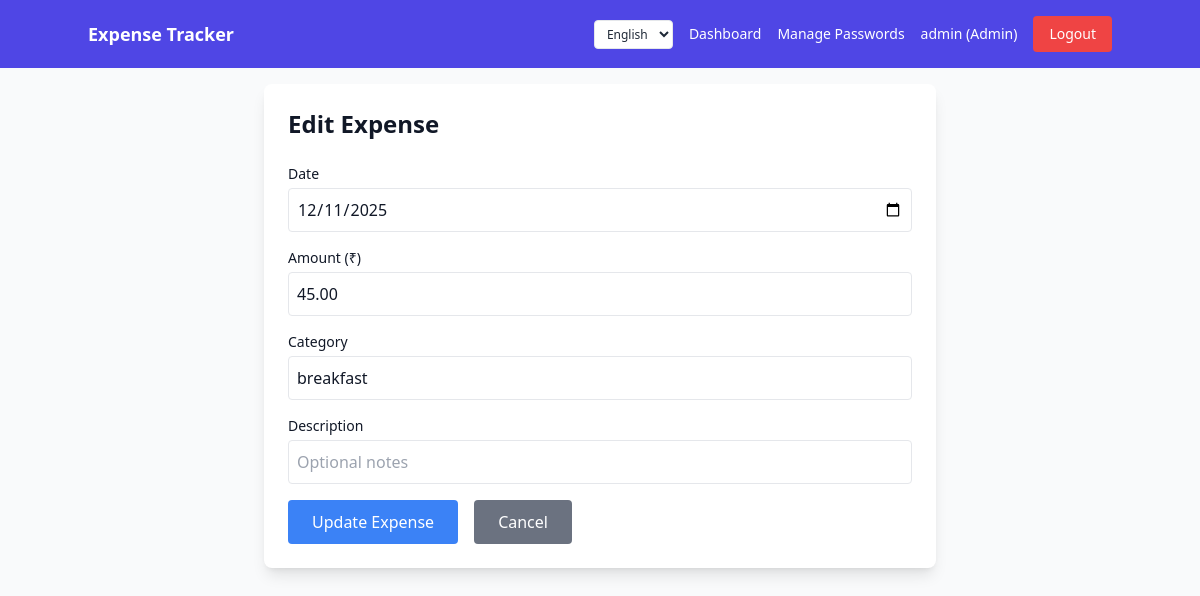
Page /expense/edit/7/ (signed in) on the committed database.
### expenses/models.py (models this page shows, shortened)
class Expense(models.Model):
    date = models.DateField()
    amount = models.DecimalField(max_digits=10, decimal_places=2)
    category = models.CharField(max_length=100)
    description = models.TextField(blank=True)

### expenses/views.py (the view)
# urls.py: path("expense/edit/<int:expense_id>/", views.edit_expense, name="edit_expense"),
def edit_expense(request, expense_id):
    if not request.user.is_staff:
        messages.error(request, "You don't have permission to edit expenses.")
        return redirect("dashboard")
    expense = get_object_or_404(Expense, id=expense_id)
    if request.method == "POST":
        form = ExpenseForm(request.POST, instance=expense)
        if form.is_valid():
            form.save()
            messages.success(request, "Expense updated successfully!")
            return redirect("dashboard")
    else:
        form = ExpenseForm(instance=expense)
    context = {
        "form": form,
        "expense": expense,
        "is_edit": True,
    }
    return render(request, "edit_expense.html", context)

### expenses/forms.py
class ExpenseForm(forms.ModelForm):
    class Meta:
        model = Expense
        fields = ["date", "amount", "category", "description"]
        widgets = {
            "date": forms.DateInput(attrs={
                "type": "date",
                "class": "border rounded p-2 w-full text-base",
                "style": "min-height: 44px;",
            }),
            "amount": forms.NumberInput(attrs={
                "class": "border rounded p-2 w-full text-base",
                "step": "0.01",
                "placeholder": "0.00",
                "style": "min-height: 44px;",
                "inputmode": "decimal",
            }),
            "category": forms.TextInput(attrs={
                "class": "border rounded p-2 w-full text-base",
                "placeholder": "e.g., Food, Transport",
                "style": "min-height: 44px;",
                "list": "category-suggestions",
            }),
            "description": forms.TextInput(attrs={
                "class": "border rounded p-2 w-full text-base",
                "placeholder": "Optional notes",
                "style": "min-height: 44px;",
            }),
        }

### expenses/templates/edit_expense.html (shortened to what this page needs)
{% extends "base.html" %}
{% block content %}
<div class="max-w-2xl mx-auto px-3 sm:px-0">
  <div class="bg-white p-4 sm:p-6 rounded-lg shadow-lg">
    <h1 class="text-xl sm:text-2xl font-bold mb-4 sm:mb-6">Edit Expense</h1>
    <form method="post" class="space-y-4">
      <div>
        <label for="id_date" class="block text-sm font-medium mb-1">Date</label>
        {{ form.date }}
      </div>
      <div>
        <label for="id_amount" class="block text-sm font-medium mb-1">Amount (₹)</label>
        {{ form.amount }}
      </div>
      <div>
        <label for="id_category" class="block text-sm font-medium mb-1">Category</label>
        {{ form.category }}
      </div>
      <div>
        <label for="id_description" class="block text-sm font-medium mb-1">Description</label>
        {{ form.description }}
      </div>
      <div class="flex flex-col sm:flex-row gap-2 sm:gap-4">
        <button type="submit" class="bg-blue-500 hover:bg-blue-600 text-white font-medium py-2.5 px-6 rounded w-full sm:w-auto">
          Update Expense
        </button>
        <a href="{% url 'dashboard' %}" class="bg-gray-500 hover:bg-gray-600 text-white font-medium py-2.5 px-6 rounded text-center w-full sm:w-auto">
          Cancel
        </a>
      </div>
    </form>
  </div>
</div>
{% endblock %}

### expenses/templates/base.html (shortened to what this page needs)
<!DOCTYPE html>
<html lang="en">
  <head>
    <script src="https://cdn.tailwindcss.com"></script>
  </head>
  <body class="bg-gray-50 text-gray-900">
    <header class="bg-indigo-600 text-white p-3 sm:p-4">
      <div class="container mx-auto flex flex-col sm:flex-row items-start sm:items-center justify-between gap-3">
        <a href="/" class="font-semibold text-lg" data-lang-en="Expense Tracker" data-lang-kn="ಖರ್ಚು ಟ್ರ್ಯಾಕರ್">Expense Tracker</a>
        <nav class="flex items-center gap-2 sm:gap-4 flex-wrap">
          <select id="language-selector" onchange="changeLanguage(this.value)" class="bg-white text-gray-800 text-xs px-2 py-1 rounded border">
            <option value="en">English</option>
          </select>
          <a class="hover:underline text-sm" href="/" data-lang-en="Dashboard" data-lang-kn="ಡ್ಯಾಶ್‌ಬೋರ್ಡ್">Dashboard</a>
          {% if user.is_authenticated %}
            {% if user.is_staff %}
              <a class="hover:underline text-xs sm:text-sm" href="{% url 'manage_passwords' %}" data-lang-en="Manage Passwords" data-lang-kn="ಪಾಸ್‌ವರ್ಡ್ ನಿರ್ವಹಣೆ">Manage Passwords</a>
            {% endif %}
            <span class="text-xs sm:text-sm">{{ user.username }}{% if user.is_staff %} (<span data-lang-en="Admin" data-lang-kn="ನಿರ್ವಾಹಕ">Admin</span>){% endif %}</span>
            <a href="{% url 'logout' %}" class="bg-red-500 hover:bg-red-600 px-3 sm:px-4 py-1.5 sm:py-2 rounded text-xs sm:text-sm" data-lang-en="Logout" data-lang-kn="ಲಾಗ್ಔಟ್">Logout</a>
          {% elif request.session.view_access %}
            <a href="{% url 'logout' %}" class="bg-red-500 hover:bg-red-600 px-3 sm:px-4 py-1.5 sm:py-2 rounded text-xs sm:text-sm" data-lang-en="Logout" data-lang-kn="ಲಾಗ್ಔಟ್">Logout</a>
          {% else %}
            <a href="{% url 'login' %}" class="bg-green-500 hover:bg-green-600 px-3 sm:px-4 py-1.5 sm:py-2 rounded text-xs sm:text-sm" data-lang-en="Admin" data-lang-kn="ನಿರ್ವಾಹಕ">Admin</a>
          {% endif %}
        </nav>
      </div>
    </header>
    <main class="container mx-auto p-3 sm:p-4 max-w-7xl">
      {% block content %}{% endblock %}
    </main>
  </body>
</html>

### rows in the picture
Expense: date "12/11/2025", amount "45.00", category "breakfast"

### other values in the picture
{{ user.username }} "admin"
